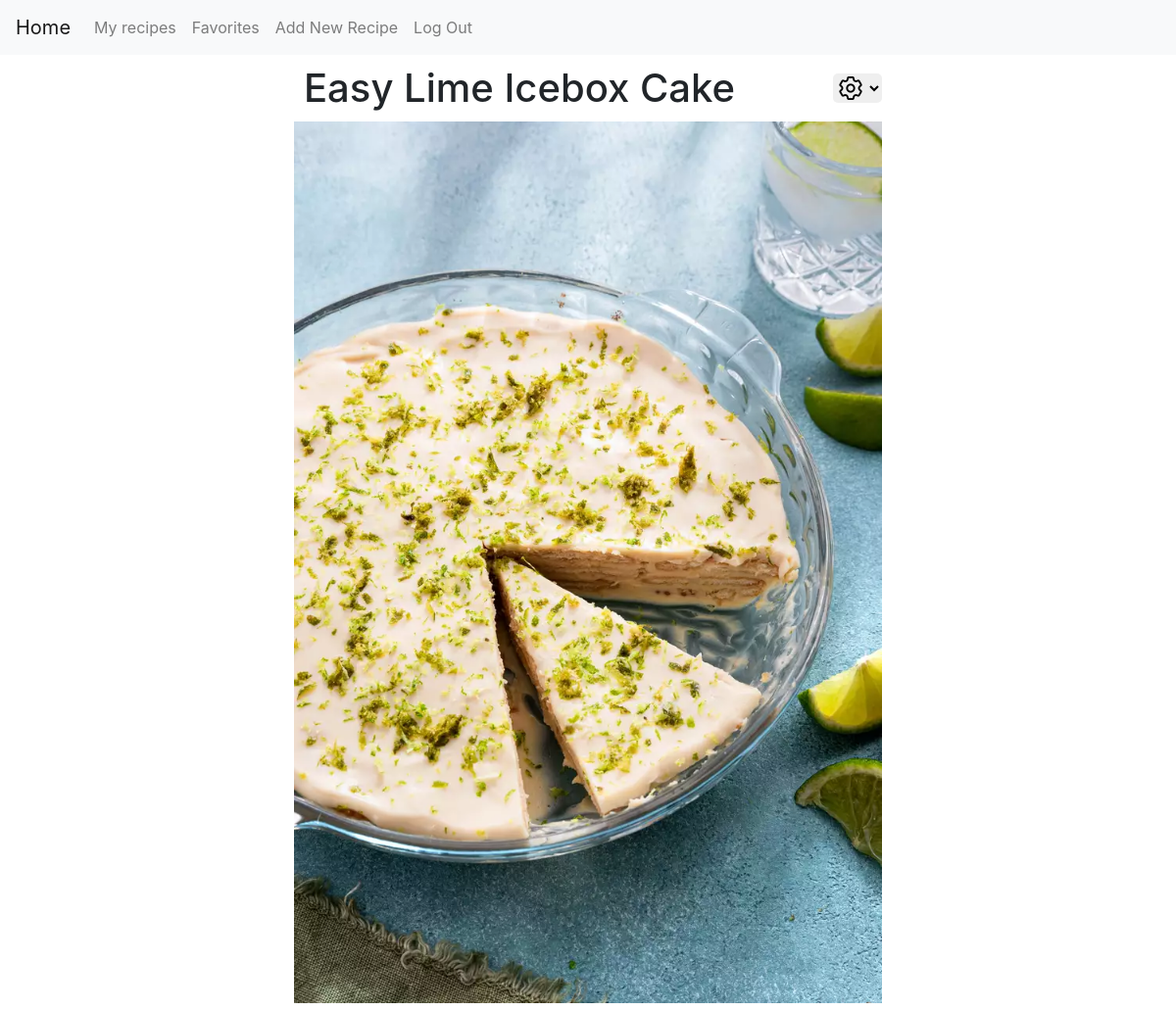
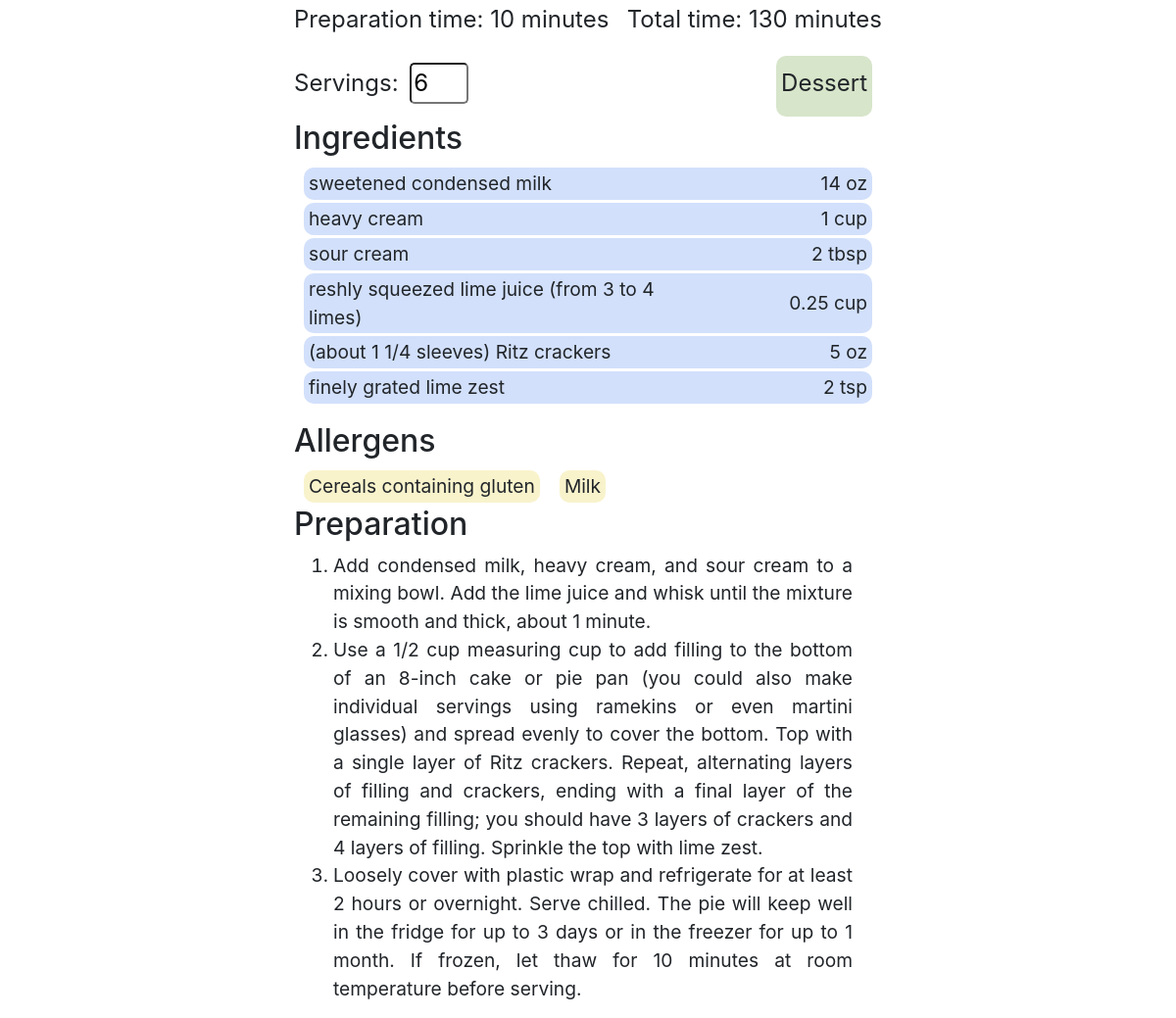
Page /recipe/38 (signed in) on the committed database (2 pictures, top to bottom).
### recipes/models.py (models this page shows, shortened)
class Recipe(models.Model):
    uploader = models.ForeignKey(
        User, on_delete=models.CASCADE, related_name="recipes")
    title = models.CharField(
        max_length=100, validators=[MaxLengthValidator(100)])
    image = models.ImageField(upload_to="recipe-images", blank=True, null=True)
    preparation = models.CharField(
        max_length=5000, validators=[MaxLengthValidator(5000)])
    upload_date = models.DateTimeField(auto_now_add=True)
    prep_time = models.IntegerField(blank=True, null=True)
    total_time = models.IntegerField(blank=True, null=True)
    servings = models.IntegerField(blank=True, null=True)
    favorites = models.ManyToManyField(
        User, related_name="favorite_recipes", blank=True)
    category = models.CharField(
        max_length=30, choices=CATEGORIES, default="snacks")
    allergens = models.ManyToManyField(
        Allergen, related_name="recipes", blank=True)

class Ingredient(models.Model):
    recipe = models.ForeignKey(
        Recipe, on_delete=models.CASCADE, related_name="ingredients")
    name = models.CharField(max_length=100, validators=[
                            MaxLengthValidator(100)])
    quantity = models.CharField(max_length=20)

class Allergen(models.Model):
    name = models.CharField(
        max_length=30, choices=ALLERGENS, blank=True, null=True, default=None, unique=True)

### recipes/views.py (the view)
# urls.py: path("recipe/<int:recipe_id>", views.recipe_site, name="recipe_site"),
def recipe_site(request, recipe_id):
    try:
        recipe = Recipe.objects.get(pk=recipe_id)
    except Recipe.DoesNotExist:
        return render(request, "recipes/404.html", {
            "id": recipe_id
        })
    favorites = request.user.favorite_recipes.all()
    steps = recipe.preparation.split("-step-")[1:]
    return render(request, "recipes/recipe.html", {
        "recipe": recipe,
        "favorites": favorites,
        "steps": steps,
        "referrer_url": request.META.get("HTTP_REFERER")
    })

### recipes/templates/recipes/recipe.html (shortened to what this page needs)
{% extends "recipes/layout.html" %}
{% load static %}
{% block body %}
<div id="recipe-main-container">
    <div>
        <div id="recipe-top-container">
            <div>
                <h1>{{ recipe.title }}</h1>
                {% if recipe.uploader == request.user %}
                <div>
                    <div id="options" class="flex-row-mid-vertical">
                        <select>
                            <option value="" selected hidden></option>
                            <option value="edit">Edit</option>
                        </select>
                    </div>
                </div>
                {% endif %}
            </div>
            {% if recipe.image %}
            <img src="{{ recipe.image.url }}" alt="{{ recipe.image.name }}">
            {% else %}
            <img src="{% static 'images/meal_big.png' %}" alt="Recipe image placeholder">
            {% endif %}
            <div class="recipe-mobile">
                {% if recipe.prep_time %}
                <p>Preparation time: {{ recipe.prep_time }} minutes</p>
                {% endif %}
                <p>Total time: {{ recipe.total_time }} minutes</p>
            </div>
            <div class="recipe-mobile">
                <p>Servings: <input id="servings" type="number" min="1" max="999" autocomplete="off" value="{{ recipe.servings }}"></p>
                <p class="recipe-list-item">{{ recipe.get_category_display }}</p>
            </div>
            <h2>Ingredients</h2>
            <ul id="recipe-ingredients">
                {% for ingredient in recipe.ingredients.all %}
                <li class="recipe-list-item">
                    <div class="recipe-ingredient-name">{{ ingredient.name }}</div>
                    <div class="recipe-quantity flex-column-mid-horizontal">
                        <div>{{ ingredient.quantity }}</div>
                    </div>
                </li>
                {% endfor %}
            </ul>
        </div>
        <div class="left-align">
            <h2>Allergens</h2>
            {% if recipe.allergens.all|length > 0 %}
            <div class="flex-row">
                {% for allergen in recipe.allergens.all %}
                <div class="allergen-row recipe-list-item">{{ allergen.get_name_display }}</div>
                {% endfor %}
            </div>
            {% else %}
            No allergens listed for this recipe.
            {% endif %}
        </div>
        <div id="preparation-container" class="left-align">
            <h2>Preparation</h2>
            {% if steps|length == 1 %}
            <ul>
                <li>{{steps.0}}</li>
            </ul>
            {% else %}
            <ol>
                {% for step in steps %}
                <li>{{ step }}</li>
                {% endfor %}
            </ol>
            {% endif %}
        </div>
    </div>
</div>
{% endblock %}

### recipes/templates/recipes/layout.html (shortened to what this page needs)
{% load static %}
<!DOCTYPE html>
<html lang="en">
    <head>
        <link rel="stylesheet" href="https://stackpath.bootstrapcdn.com/bootstrap/4.4.1/css/bootstrap.min.css">
        <link href="{% static 'recipes/styles.css' %}" rel="stylesheet">
    </head>
    <body>
        <nav class="navbar navbar-expand-lg navbar-light bg-light">
            <a class="navbar-brand" href="{% url 'index' %}">Home</a>
            <div>
              <ul class="navbar-nav mr-auto">
                {% if user.is_authenticated %}
                    <li class="nav-item">
                        <a class="nav-link" href="{% url 'my_recipes' %}">My recipes</a>
                    </li>
                    <li class="nav-item">
                        <a class="nav-link" href="{% url 'favorites' %}">Favorites</a>
                    </li>
                    <li class="nav-item">
                        <a class="nav-link" href="{% url 'new' %}">Add New Recipe</a>
                    </li>
                    <li class="nav-item">
                        <a class="nav-link" href="{% url 'logout' %}">Log Out</a>
                    </li>
                {% endif %}
              </ul>
            </div>
          </nav>
        <div class="body">
            {% block body %}
            {% endblock %}
        </div>
    </body>
</html>

### recipes/static/recipes/styles.css (style rules this page uses)
h1 { margin: 10px; }
input { border-radius: 5px; margin: 0 5px; }
input[type=number] { width: 60px; }
option { font-weight: bold; }
select { border-radius: 5px; font-weight: bold; height: 30px; }
ul li { list-style: none; }
.allergen-row { background-color: #F9F3CC !important; }
.flex-column-mid-horizontal { display: flex; flex-direction: column; justify-content: center; }
.flex-row { display: flex; flex-wrap: wrap; }
.flex-row div { font-size: 1.2rem; }
.flex-row-mid-vertical { align-items: center; display: flex; }
.left-align { align-items: flex-start; display: flex; flex-direction: column; padding: 0; width: 100%; }
.recipe-ingredient-name { flex: 1; }
.recipe-list-item { background-color: #D7E5CA; border-radius: 10px; margin: 3px 10px; padding: 2px 5px; }
.recipe-quantity { width: 30%; }
.recipe-quantity>div { align-items: center; display: flex; justify-content: flex-end; }
#preparation-container ol { padding-right: 30px; }
@media (min-width: 601px) { #recipe-main-container>div { align-items: center; display: flex; flex-direction: column; min-width: 600px; width: 40%; } }
@media (min-width: 601px) { #recipe-top-container p { font-size: 1.5rem; padding-top: 10px; } }
#preparation-container li { text-align: justify; }
#recipe-ingredients { padding: 0; }
#recipe-ingredients li { background-color: #D2E0FB; display: flex; justify-content: space-between; }
#recipe-main-container { align-items: center; display: flex; flex-direction: column; width: 100%; }
#recipe-main-container li { font-size: 1.2rem; }
#recipe-top-container { justify-content: center; flex-direction: column; display: flex; width: 100%; }
#recipe-top-container>div { display: flex; justify-content: space-between; }
#recipe-top-container>div>div { align-items: center; display: flex; position: relative; }
#recipe-top-container select { border: none; width: 50px; }

### rows in the picture
Recipe: title "Easy Lime Icebox Cake", image (picture), prep_time "10", total_time "130", servings "6", category "Dessert"
Ingredient: name "sweetened condensed milk", quantity "14 oz"
Ingredient: name "heavy cream", quantity "1 cup"
Ingredient: name "sour cream", quantity "2 tbsp"
Ingredient: name "reshly squeezed lime juice (from 3 to 4 limes)", quantity "0.25 cup"
Ingredient: name "(about 1 1/4 sleeves) Ritz crackers", quantity "5 oz"
Ingredient: name "finely grated lime zest", quantity "2 tsp"
Allergen: name "Cereals containing gluten"
Allergen: name "Milk"

### other values in the picture
{{ step }} "Add condensed milk, heavy cream, and sour cream to a mixing bowl. Add the lime juice and whisk until the mixture is smooth and thick, about 1 minute."
